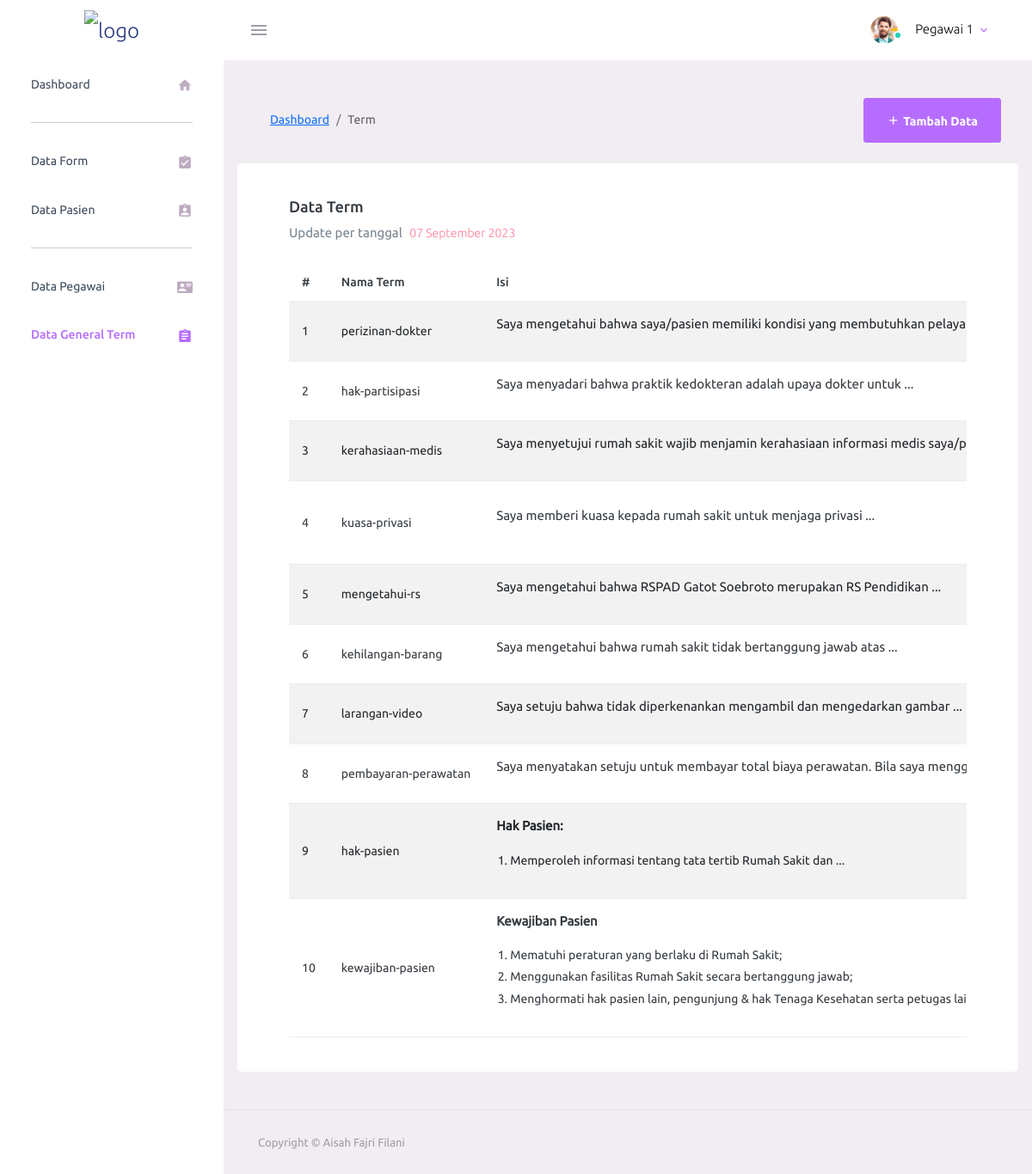
Page /app/pages/term/index.php/ (signed in) on the committed database.
### tables this page shows
CREATE TABLE `terms` (
  `id` int(11) NOT NULL,
  `head` varchar(200) NOT NULL,
  `content` text NOT NULL,
  `verification` text NOT NULL,
  `inputdate` timestamp NOT NULL DEFAULT current_timestamp() ON UPDATE current_timestamp(),
  `inputby` varchar(50) NOT NULL DEFAULT current_timestamp(),
  `updatedate` timestamp NULL DEFAULT NULL,
  `updateby` varchar(50) DEFAULT NULL
);

### system/config/function.php (called while the page is built, shortened)
<?php
$baseurl = $_SERVER['REQUEST_SCHEME']."://".$_SERVER['HTTP_HOST']."/ais-project";
function getUri($index){
    $uri = explode("/", $_SERVER['REQUEST_URI']);
    if(isset($uri[$index])){
        $uri[$index] = str_replace(".php", "", $uri[$index]);
        return $uri[$index];
    }
    return null;
}
function isActive($param){
    $current_url = $_SERVER['REQUEST_URI'];
    if(strpos($current_url, $param) !== false){
        return "active";
    }
    return "";
}
function needHidden($param, $value){
    return '';
}
function toTitle($string){
    return ucwords(strtolower($string));
}
function toIndoDate($date)
{
    $date = date('Y-m-d', strtotime($date));
    $BulanIndo = array("Januari", "Februari", "Maret",
        "April", "Mei", "Juni",
        "Juli", "Agustus", "September",
        "Oktober", "November", "Desember");
    $tahun = substr($date, 0, 4);
    $bulan = substr($date, 5, 2);
    $tgl = substr($date, 8, 2);
    $result = $tgl . " " . $BulanIndo[(int) $bulan - 1] . " " . $tahun;
    return ($result);
}
function toShorten($text, $count)
{
    $text = trim($text);
    $words = explode(" ", $text);
    $words[$count - 1] = "...";
    $shortenedText = implode(" ", array_slice($words, 0, $count));
    return $shortenedText;
}
?>

### system/config/base.php (called while the page is built, shortened)
<?php
include 'function.php';
include_once $rootpath . '/system/server/db.php';
$session = $_SESSION;
function routes($param = null, $id=null)
{
    $baseurl = $_SERVER['REQUEST_SCHEME'] . "://" . $_SERVER['HTTP_HOST'] . "/ais-project";
    $routes = [
        'login' => '/app/pages/login/index.php',
        'do-login' => '/app/pages/login/do-login.php',
        'logout' => '/app/pages/login/do-logout.php',
        'dashboard' => '/app/pages/dashboard/index.php',
        'ajax-pasien-wali' => '/app/pages/ajax/ajax-pasien-wali.php',
        'pasien' => '/app/pages/pasien/index.php',
        'pasien/add' => '/app/pages/pasien/add.php',
        'pasien/input' => '/app/pages/pasien/input.php',
        'pasien/edit' => '/app/pages/pasien/edit.php',
        'pasien/update' => '/app/pages/pasien/update.php',
        'pasien/delete' => '/app/pages/pasien/delete.php',
        'form' => '/app/pages/form/index.php',
        'form/fill' => '/app/pages/form/fill/1.php',
        'form/fill/2' => '/app/pages/form/fill/2.php',
        'form/fill/3' => '/app/pages/form/fill/3.php',
        'form/fill/4' => '/app/pages/form/fill/4.php',
        'form/do-fill-1' => '/app/pages/form/action/do-fill-1.php',
        'form/do-fill-2' => '/app/pages/form/action/do-fill-2.php',
        'form/do-fill-3' => '/app/pages/form/action/do-fill-3.php',
        'form/do-fill-4' => '/app/pages/form/action/do-fill-4.php',
        'form/done' => '/app/pages/form/done.php',
        'form/preview-new' => '/app/pages/form/preview.php',
        'form/add' => '/app/pages/form/add.php',
        'form/input' => '/app/pages/form/input.php',
        'form/edit' => '/app/pages/form/edit.php',
        'form/update' => '/app/pages/form/update.php',
        'form/delete' => '/app/pages/form/delete.php',
        'submit' => '/app/pages/form/submit.php',
        'pegawai' => '/app/pages/pegawai/index.php',
        'pegawai/add' => '/app/pages/pegawai/add.php',
        'pegawai/input' => '/app/pages/pegawai/input.php',
        'pegawai/edit' => '/app/pages/pegawai/edit.php',
        'pegawai/update' => '/app/pages/pegawai/update.php',
        'pegawai/delete' => '/app/pages/pegawai/delete.php',
        'term' => '/app/pages/term/index.php',
        'term/add' => '/app/pages/term/add.php',
        'term/input' => '/app/pages/term/input.php',
        'term/edit' => '/app/pages/term/edit.php',
        'term/update' => '/app/pages/term/update.php',
        'term/delete' => '/app/pages/term/delete.php',
    ];
    return $baseurl . ($routes[$param] ."/". $id  ?? '');
}

### system/server/db.php (called while the page is built, shortened)
<?php
$servername = "localhost";
$username = "root";
$password = "";
$dbname = "db_consent_form";
$db = new mysqli($servername, $username, $password, $dbname);
function all($table, $where = null)
{
    global $db;
    $sql = "SELECT * FROM $table";
    $result = $db->query($sql);
    $data = [];
    if ($result->num_rows > 0) {
        while ($row = $result->fetch_assoc()) {
            $data[] = $row;
        }
    }
    return $data;
}

### app/pages/term/index.php (the view, shortened to what this page needs)
<?php include_once '../../../system/view/header.php';?>
<?php
$terms = all('terms');
?>
<div class="container-scroller">
    <?php include "$rootpath/app/layout/topbar.php";?>
    <div class="container-fluid page-body-wrapper">
        <?php include "$rootpath/app/layout/sidebar.php";?>
        <div class="main-panel">
            <div class="content-wrapper">
                <div class="page-header">
                    <nav aria-label="breadcrumb">
                        <ol class="breadcrumb">
                            <li class="breadcrumb-item"><a href="<?=routes('dashboard')?>"><?=toTitle('Dashboard')?></a>
                            </li>
                            <li class="breadcrumb-item active" aria-current="page"><?=toTitle(getUri(4))?></li>
                        </ol>
                    </nav>
                    <h3 class="page-title">
                        <button class="btn btn-primary btn-xs">
                            <a href="<?=routes('term/add')?>" class="btn btn-primary btn-sm">
                                <i class="mdi mdi-plus"></i>
                                Tambah Data
                            </a>
                        </button>
                    </h3>
                </div>
                <div class="row">
                    <div class="card">
                        <div class="card-body">
                            <h4>Data <?=toTitle(getUri(4))?></h4>
                            <p class="card-description"> Update per tanggal
                                <code><?=toIndoDate(date('Y-m-d'))?></code>
                            </p>
                            <div class="table-container">
                                <table id="myTable" class="table table-hover table-striped">
                                    <thead>
                                        <tr>
                                            <th>#</th>
                                            <th>Nama Term</th>
                                            <th>Isi</th>
                                        </tr>
                                    </thead>
                                    <tbody>
                                        <?php
                                        $no = 1;
                                        foreach ($terms as $term) {
                                            echo "<tr>";
                                            echo "<td>$no</td>";
                                            echo "<td>$term[head]</td>";
                                            echo "<td>".toShorten($term['content'], 10)."</td>";
                                            echo "</tr>";
                                            $no++;
                                        }
                                        ?>
                                    </tbody>
                                </table>
                            </div>
                        </div>
                    </div>
                </div>
            </div>
            <footer class="footer">
                <div class="container-fluid d-flex justify-content-between">
                    <span class="text-muted d-block text-center text-sm-start d-sm-inline-block">Copyright ©
                        Aisah Fajri Filani</span>
                </div>
            </footer>
        </div>
    </div>
</div>
<?php include_once '../../../system/view/footer.php';?>

### system/view/header.php (shortened to what this page needs)
<!DOCTYPE html>
<html lang="en">
<head>
    <?php
        $rootpath = $_SERVER['DOCUMENT_ROOT']."/ais-project";
        include "$rootpath/system/config/base.php";
    ?>
    <link href="https://cdn.jsdelivr.net/npm/bootstrap@5.0.2/dist/css/bootstrap.min.css" rel="stylesheet"
>
    <link href="https://cdnjs.cloudflare.com/ajax/libs/twitter-bootstrap/5.3.0/css/bootstrap.min.css" rel="stylesheet">
    <link href="https://cdn.datatables.net/v/bs5/dt-1.13.6/date-1.5.1/fh-3.4.0/r-2.5.0/sp-2.2.0/datatables.min.css"
        rel="stylesheet">
    <link href="https://cdn.jsdelivr.net/npm/select2@4.1.0-rc.0/dist/css/select2.min.css" rel="stylesheet" />
    <link rel="stylesheet" type="text/css" href="https://npmcdn.com/flatpickr/dist/themes/airbnb.css">
    <link rel="stylesheet" href="<?=$baseurl?>/assets/raw/theme/vendors/mdi/css/materialdesignicons.min.css">
    <link rel="stylesheet" href="<?=$baseurl?>/assets/raw/theme/vendors/css/vendor.bundle.base.css">
    <link rel="stylesheet" href="<?=$baseurl?>/assets/raw/theme/css/style.css">
</head>
<body>

### app/layout/topbar.php (shortened to what this page needs)
<nav class="navbar default-layout-navbar col-lg-12 col-12 p-0 fixed-top d-flex flex-row">
        <div class="text-center navbar-brand-wrapper d-flex align-items-center justify-content-center">
          <a class="navbar-brand brand-logo" href="<?=routes('dashboard')?>"><img src="<?= $baseurl.'/assets/raw/theme/images/logo.svg'?>" alt="logo" /></a>
        </div>
        <div class="navbar-menu-wrapper d-flex align-items-stretch <?=needHidden(getUri(5),'fill')?> <?=needHidden(getUri(5),'done')?>">
          <button class="navbar-toggler navbar-toggler align-self-center" type="button" data-toggle="minimize">
            <span class="mdi mdi-menu"></span>
          </button>
          <ul class="navbar-nav navbar-nav-right">
            <li class="nav-item nav-profile dropdown">
              <a class="nav-link dropdown-toggle" id="profileDropdown" href="#" data-bs-toggle="dropdown" aria-expanded="false">
                <div class="nav-profile-img">
                  <img src="<?= $baseurl.'/assets/raw/theme/images/faces/face1.jpg'?>" alt="image">
                  <span class="availability-status online"></span>
                </div>
                <div class="nav-profile-text">
                  <p class="mb-1 text-black"><?= $session['user']['name']?></p>
                </div>
              </a>
            </li>
        </div>
      </nav>

### app/layout/sidebar.php
<nav class="sidebar sidebar-offcanvas" id="sidebar">
    <ul class="nav">
        <li class="nav-item <?=isActive('dashboard')?>">
            <a class="nav-link" href="#" onclick="window.location = '<?=routes('dashboard')?>'">
                <span class="menu-title">Dashboard</span>
                <i class="mdi mdi-home menu-icon"></i>
            </a>
        </li>
        <li class="nav-item">
            <hr>
        </li>
        <li class="nav-item <?=isActive('form')?>">
            <a class="nav-link" href="#" onclick="window.location = '<?=routes('form')?>'">
                <span class="menu-title">Data Form</span>
                <i class="mdi mdi-clipboard-check menu-icon"></i>
            </a>
        </li>
        <li class="nav-item <?=isActive('pasien')?>">
            <a class="nav-link" href="#" onclick="window.location = '<?=routes('pasien')?>'">
                <span class="menu-title">Data Pasien</span>
                <i class="mdi mdi-clipboard-account menu-icon"></i>
            </a>
        </li>
        <li class="nav-item">
            <hr>
        </li>
        <li class="nav-item <?=isActive('pegawai')?>">
            <a class="nav-link" href="#" onclick="window.location = '<?=routes('pegawai')?>'">
                <span class="menu-title">Data Pegawai</span>
                <i class="mdi mdi-account-card-details menu-icon"></i>
            </a>
        </li>
        <li class="nav-item <?=isActive('term')?>">
            <a class="nav-link" href="#" onclick="window.location = '<?=routes('term')?>'">
                <span class="menu-title">Data General Term</span>
                <i class="mdi mdi-clipboard-text menu-icon"></i>
            </a>
        </li>
    </ul>
</nav>

### system/view/footer.php (shortened to what this page needs)
</body>
</html>

### system/view/header.php (style rules this page uses)
.table-container { overflow-x: auto; }

### rows in the picture
terms: inputby "Pegawai 1", head "perizinan-dokter", content "Saya mengetahui bahwa saya/pasien memiliki kondisi yang membutuhkan…"
terms: head "hak-partisipasi", content "Saya menyadari bahwa praktik kedokteran adalah upaya dokter untuk ..."
terms: head "kerahasiaan-medis", content "Saya menyetujui rumah sakit wajib menjamin kerahasiaan informasi medis…"
terms: head "kuasa-privasi", content "Saya memberi kuasa kepada rumah sakit untuk menjaga privasi ..."
terms: head "mengetahui-rs", content "Saya mengetahui bahwa RSPAD Gatot Soebroto merupakan RS Pendidikan ..."
terms: head "kehilangan-barang", content "Saya mengetahui bahwa rumah sakit tidak bertanggung jawab atas ..."
terms: head "larangan-video", content "Saya setuju bahwa tidak diperkenankan mengambil dan mengedarkan gambar ..."
terms: head "pembayaran-perawatan", content "Saya menyatakan setuju untuk membayar total biaya perawatan. Bila saya…"
terms: head "hak-pasien", content "Hak Pasien: Memperoleh informasi tentang tata tertib Rumah Sakit dan ..."
terms: head "kewajiban-pasien", content "Kewajiban Pasien Mematuhi peraturan yang berlaku di Rumah Sakit; Menggunakan fasilitas Rumah Sakit secara bertanggung jawab; Menghormati hak pasien lain, pengunjung & hak Tenaga Kesehatan serta petugas…"

### other values in the picture
toTitle('Dashboard') "Dashboard"
toTitle(getUri(4)) "Term"
